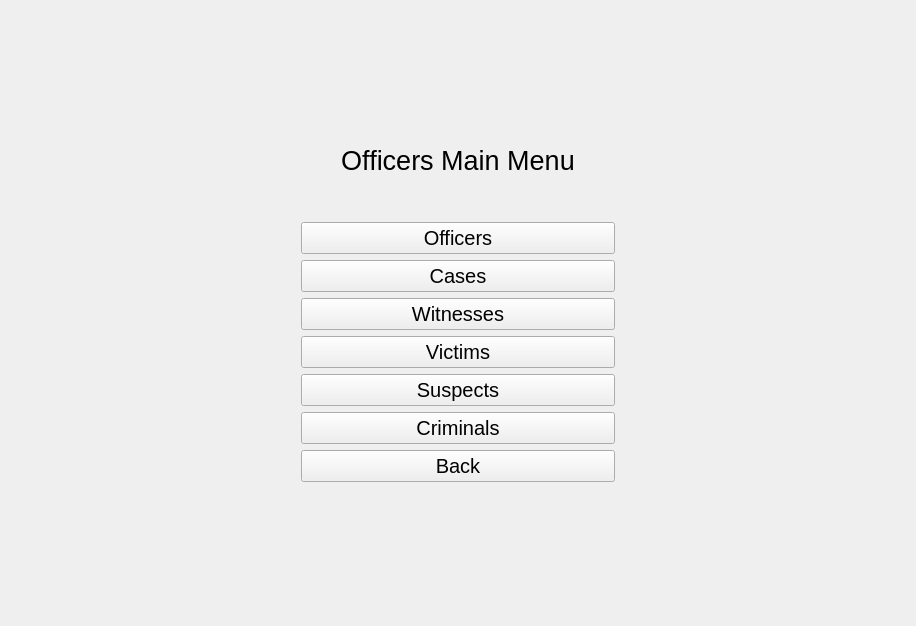
<?xml version="1.0" encoding="UTF-8"?>
<ui version="4.0">
 <class>Form</class>
 <widget class="QWidget" name="Form">
  <property name="geometry">
   <rect>
    <x>0</x>
    <y>0</y>
    <width>916</width>
    <height>626</height>
   </rect>
  </property>
  <property name="windowTitle">
   <string>Form</string>
  </property>
  <layout class="QGridLayout" name="gridLayout_2">
   <item row="2" column="1">
    <layout class="QGridLayout" name="gridLayout">
     <item row="2" column="1">
      <spacer name="verticalSpacer_3">
       <property name="orientation">
        <enum>Qt::Vertical</enum>
       </property>
       <property name="sizeHint" stdset="0">
        <size>
         <width>20</width>
         <height>40</height>
        </size>
       </property>
      </spacer>
     </item>
     <item row="7" column="1">
      <widget class="QPushButton" name="SuspectsBtn">
       <property name="sizePolicy">
        <sizepolicy hsizetype="Minimum" vsizetype="Expanding">
         <horstretch>0</horstretch>
         <verstretch>0</verstretch>
        </sizepolicy>
       </property>
       <property name="font">
        <font>
         <pointsize>15</pointsize>
        </font>
       </property>
       <property name="text">
        <string>Suspects</string>
       </property>
      </widget>
     </item>
     <item row="3" column="1">
      <widget class="QPushButton" name="OfficersBtn">
       <property name="sizePolicy">
        <sizepolicy hsizetype="Minimum" vsizetype="Expanding">
         <horstretch>0</horstretch>
         <verstretch>0</verstretch>
        </sizepolicy>
       </property>
       <property name="font">
        <font>
         <pointsize>15</pointsize>
        </font>
       </property>
       <property name="text">
        <string>Officers</string>
       </property>
      </widget>
     </item>
     <item row="6" column="1">
      <widget class="QPushButton" name="Victims">
       <property name="sizePolicy">
        <sizepolicy hsizetype="Minimum" vsizetype="Expanding">
         <horstretch>0</horstretch>
         <verstretch>0</verstretch>
        </sizepolicy>
       </property>
       <property name="font">
        <font>
         <pointsize>15</pointsize>
        </font>
       </property>
       <property name="text">
        <string>Victims</string>
       </property>
      </widget>
     </item>
     <item row="8" column="1">
      <widget class="QPushButton" name="CriminalsBtn">
       <property name="sizePolicy">
        <sizepolicy hsizetype="Minimum" vsizetype="Expanding">
         <horstretch>0</horstretch>
         <verstretch>0</verstretch>
        </sizepolicy>
       </property>
       <property name="font">
        <font>
         <pointsize>15</pointsize>
        </font>
       </property>
       <property name="text">
        <string>Criminals</string>
       </property>
      </widget>
     </item>
     <item row="1" column="1">
      <layout class="QHBoxLayout" name="horizontalLayout">
       <item>
        <spacer name="horizontalSpacer_4">
         <property name="orientation">
          <enum>Qt::Horizontal</enum>
         </property>
         <property name="sizeHint" stdset="0">
          <size>
           <width>40</width>
           <height>20</height>
          </size>
         </property>
        </spacer>
       </item>
       <item>
        <widget class="QLabel" name="label">
         <property name="font">
          <font>
           <pointsize>20</pointsize>
          </font>
         </property>
         <property name="text">
          <string>Officers Main Menu</string>
         </property>
         <property name="alignment">
          <set>Qt::AlignCenter</set>
         </property>
        </widget>
       </item>
       <item>
        <spacer name="horizontalSpacer_3">
         <property name="orientation">
          <enum>Qt::Horizontal</enum>
         </property>
         <property name="sizeHint" stdset="0">
          <size>
           <width>40</width>
           <height>20</height>
          </size>
         </property>
        </spacer>
       </item>
      </layout>
     </item>
     <item row="4" column="2">
      <spacer name="horizontalSpacer_2">
       <property name="orientation">
        <enum>Qt::Horizontal</enum>
       </property>
       <property name="sizeHint" stdset="0">
        <size>
         <width>40</width>
         <height>20</height>
        </size>
       </property>
      </spacer>
     </item>
     <item row="4" column="1">
      <widget class="QPushButton" name="CasesBtn">
       <property name="sizePolicy">
        <sizepolicy hsizetype="Minimum" vsizetype="Expanding">
         <horstretch>0</horstretch>
         <verstretch>0</verstretch>
        </sizepolicy>
       </property>
       <property name="font">
        <font>
         <pointsize>15</pointsize>
        </font>
       </property>
       <property name="text">
        <string>Cases</string>
       </property>
      </widget>
     </item>
     <item row="5" column="1">
      <widget class="QPushButton" name="WitnessesBtn">
       <property name="sizePolicy">
        <sizepolicy hsizetype="Minimum" vsizetype="Expanding">
         <horstretch>0</horstretch>
         <verstretch>0</verstretch>
        </sizepolicy>
       </property>
       <property name="font">
        <font>
         <pointsize>15</pointsize>
        </font>
       </property>
       <property name="text">
        <string>Witnesses</string>
       </property>
      </widget>
     </item>
     <item row="4" column="0">
      <spacer name="horizontalSpacer">
       <property name="orientation">
        <enum>Qt::Horizontal</enum>
       </property>
       <property name="sizeHint" stdset="0">
        <size>
         <width>40</width>
         <height>20</height>
        </size>
       </property>
      </spacer>
     </item>
     <item row="9" column="1">
      <widget class="QPushButton" name="pushButton">
       <property name="sizePolicy">
        <sizepolicy hsizetype="Minimum" vsizetype="Expanding">
         <horstretch>0</horstretch>
         <verstretch>0</verstretch>
        </sizepolicy>
       </property>
       <property name="font">
        <font>
         <pointsize>15</pointsize>
        </font>
       </property>
       <property name="text">
        <string>Back</string>
       </property>
      </widget>
     </item>
    </layout>
   </item>
   <item row="3" column="1">
    <spacer name="verticalSpacer">
     <property name="orientation">
      <enum>Qt::Vertical</enum>
     </property>
     <property name="sizeHint" stdset="0">
      <size>
       <width>20</width>
       <height>40</height>
      </size>
     </property>
    </spacer>
   </item>
   <item row="1" column="1">
    <spacer name="verticalSpacer_2">
     <property name="orientation">
      <enum>Qt::Vertical</enum>
     </property>
     <property name="sizeHint" stdset="0">
      <size>
       <width>20</width>
       <height>40</height>
      </size>
     </property>
    </spacer>
   </item>
  </layout>
 </widget>
 <resources/>
 <connections/>
</ui>
